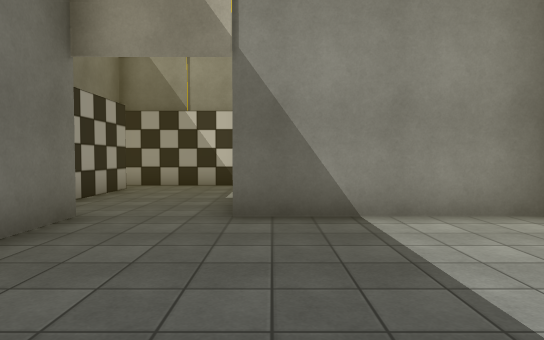
view 1 (above)

16 first-person views from a walk through a Unity game level. The camera is 1.5 m above the floor, tilts 2° down and sees 75° across. The floor is counted in squares, 2 m on a side. Each view is taken from the middle of a square. On the plan, view 1 faces up. The plan holds only what a view shows up to about 11 squares ahead; the rest is blank. The player character is not drawn. Some surface patterns are stand-ins.

view 2
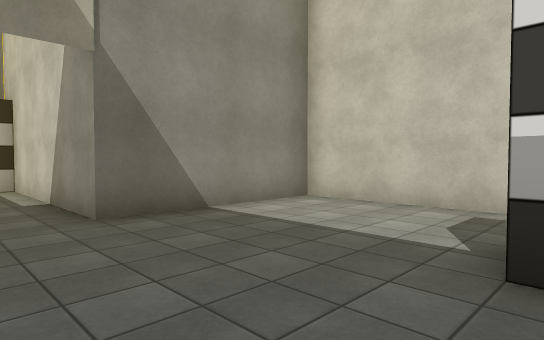

view 3
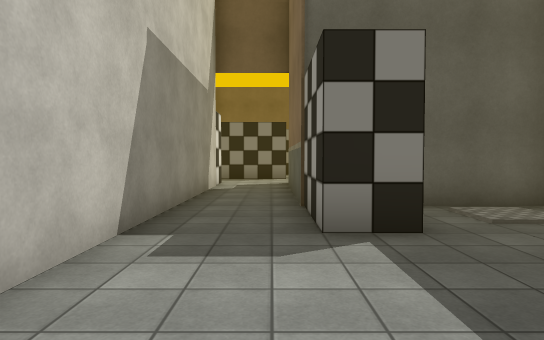

view 4
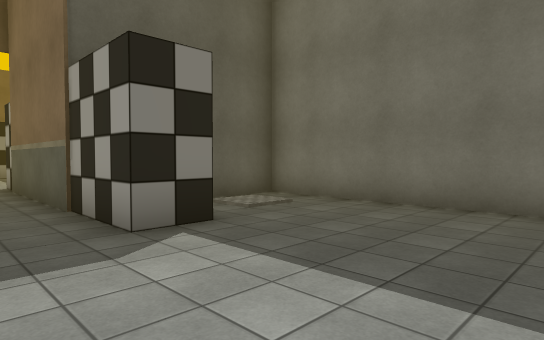

view 5
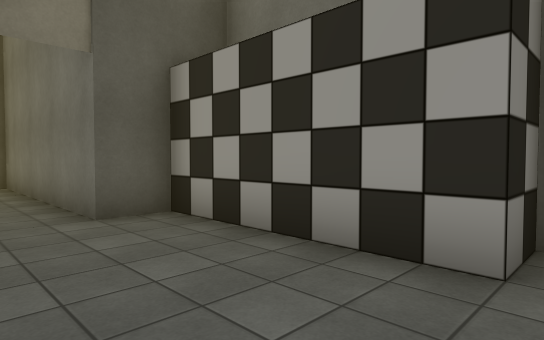

view 6
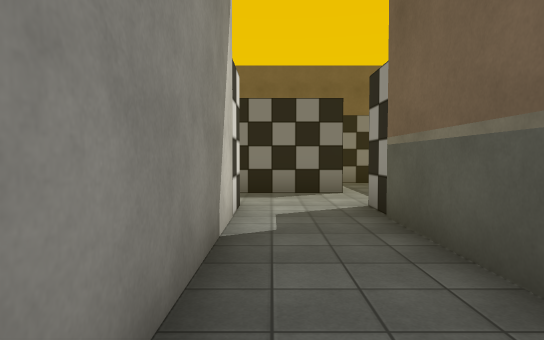

view 7
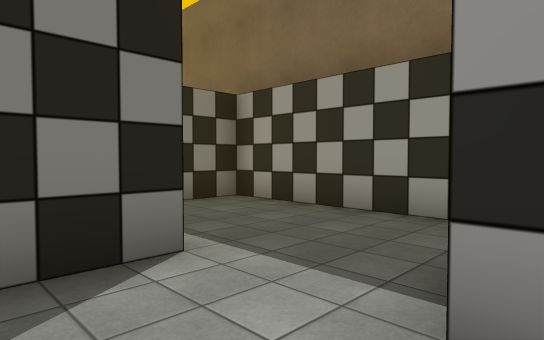

view 8
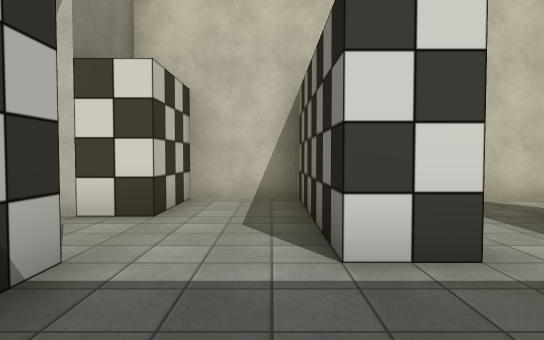

view 9
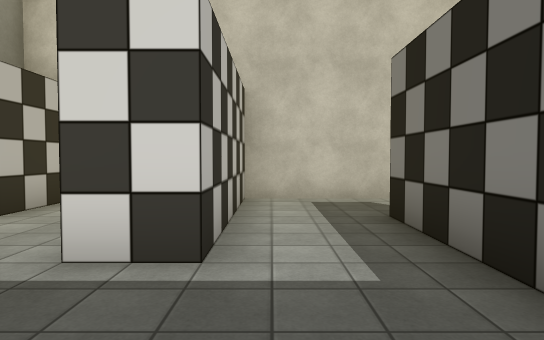

view 10
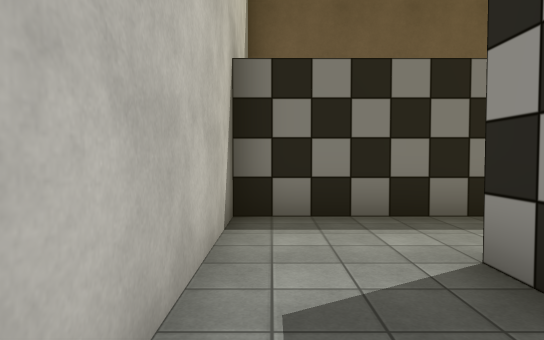

view 11
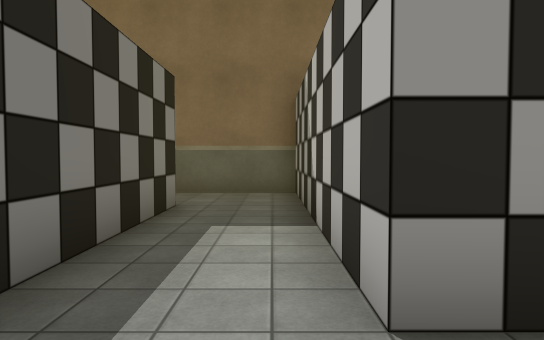

view 12
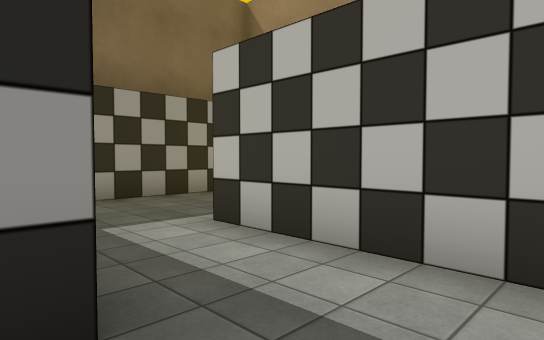

view 13
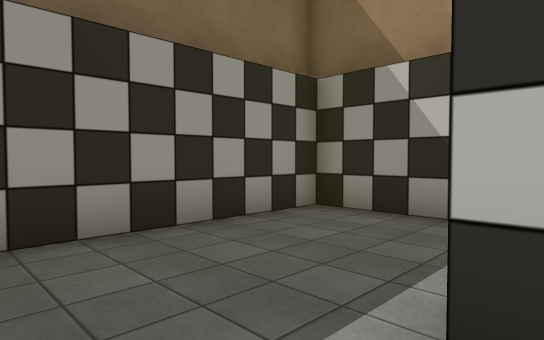

view 14
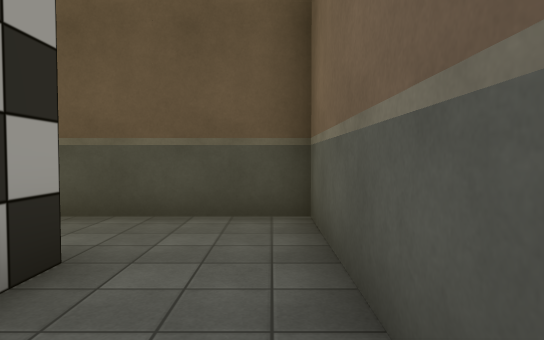

view 15
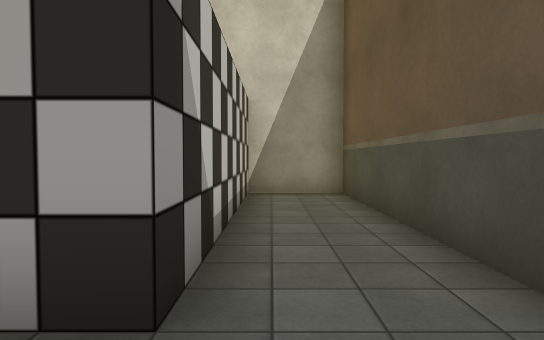

view 16
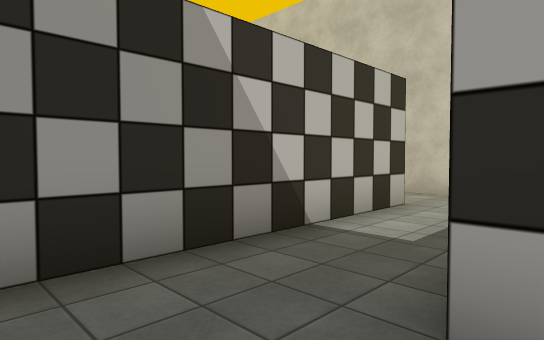

### Floor plan
Points are (right, up) in squares from view 1. A wall is a line through its corners. A room is listed if a view was taken in it or the views show most of it. See-through windows are left out.
Room 1 (views 1, 2, 3, 4, 6)
walls: (1.6, -1.4) (1.6, -4.5); (-2.5, 4.5) (-2.5, -1.5) (-0.3, -1.5); (3.5, -4.4) (3.5, 4.5) (-0.5, 4.5)
ways out: opening at (-1.5, 4) to room 2; opening at (2.5, -5) to room 3
objects: other object (1, -1); other object (1, 0)
Room 2 (view 5)
walls: (-3.5, 4.5) (-2.5, 4.5); (-0.5, 4.5) (-0.5, 9.5)
ways out: opening at (-1.5, 4) to room 1
objects: other object (-5, 10); other object (-4, 5); other object (-4, 6); other object (-4, 7); other object (-4, 8); other object (-4, 10); other object (-3, 10); other object (-2, 10) to (-2, 11); other object (-1, 10); other object (-1, 11)
Room 3 (views 7, 8, 9, 10, 11, 12, 13, 14, 15, 16)
walls: (-2.5, -12.5) (-2.5, -17.5) (5.5, -17.5) (5.5, -6.5); (1.6, -4.5) (1.6, -5.5)
ways out: opening at (2.5, -5) to room 1
objects: other object (-3, -12); other object (-3, -11) to (-2, -11); other object (-3, -10) to (-2, -10); other object (-3, -9); other object (-3, -8); other object (-3, -7); other object (-2, -12); other object (-2, -9); other object (-2, -8); other object (-2, -7); other object (-1, -12); other object (-1, -6); other object (0, -15); other object (0, -12); other object (0, -6); other object (1, -15); other object (1, -12); other object (1, -6); other object (2, -15); other object (2, -12); other object (2, -9); other object (3, -15); other object (3, -12); other object (3, -9); other object (4, -15); other object (4, -9); other object (4, -6) to (4, -5); other object (5, -15); other object (5, -9); other object (5, -6)

Positions as (right, up) in squares from view 1, and headings:
1: (0, 0), facing up
2: (-2, 0), facing up-right
3: (2, 4), facing down
4: (3, 4), facing down-left
5: (-1, 9), facing down-left
6: (3, -1), facing down
7: (3, -6), facing down-left
8: (-1, -8), facing right
9: (-1, -10), facing right
10: (5, -10), facing down
11: (5, -13), facing left
12: (5, -12), facing up-left
13: (2, -11), facing up-left
14: (-2, -13), facing down
15: (-2, -16), facing right
16: (-2, -15), facing up-right
